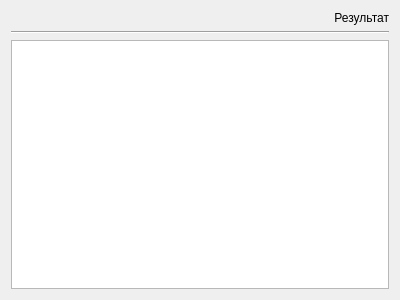
<?xml version="1.0" encoding="UTF-8"?>
<ui version="4.0">
 <class>Form</class>
 <widget class="QWidget" name="Form">
  <property name="geometry">
   <rect>
    <x>0</x>
    <y>0</y>
    <width>400</width>
    <height>300</height>
   </rect>
  </property>
  <property name="windowTitle">
   <string>Form</string>
  </property>
  <layout class="QVBoxLayout" name="verticalLayout">
   <item>
    <widget class="QLabel" name="label">
     <property name="text">
      <string>Результат</string>
     </property>
     <property name="alignment">
      <set>Qt::AlignRight|Qt::AlignTrailing|Qt::AlignVCenter</set>
     </property>
    </widget>
   </item>
   <item>
    <widget class="Line" name="line">
     <property name="orientation">
      <enum>Qt::Horizontal</enum>
     </property>
    </widget>
   </item>
   <item>
    <widget class="QTextEdit" name="textEdit"/>
   </item>
  </layout>
 </widget>
 <resources/>
 <connections/>
</ui>
